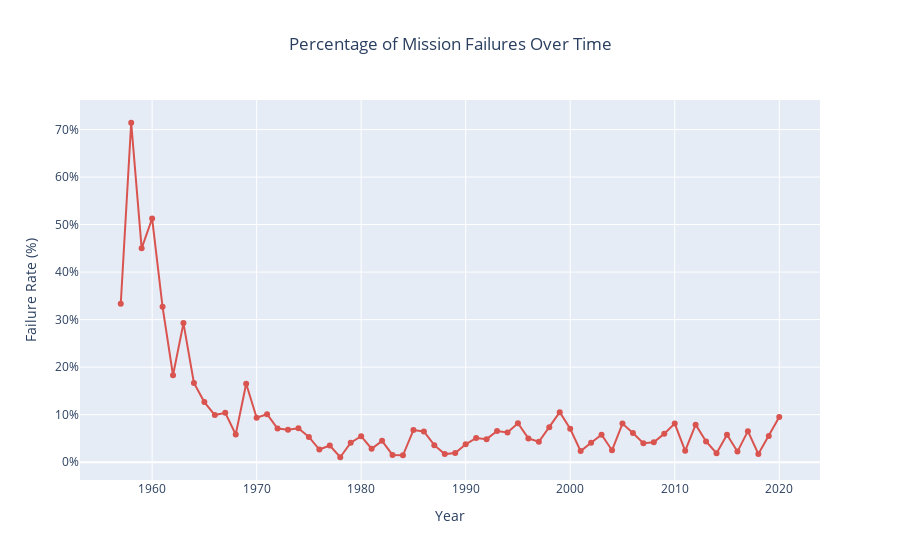

Notebook code for this chart:
### Markdown cell above
## Percentage of Failures over Time

Did failures go up or down over time? 

Did the countries get better at minimising risk and improving their chances of success over time?

### Code cell
df['Year'] = df['Date'].dt.year

total_launches_yearly = df['Year'].value_counts().sort_index()

### Figure 1 — Plotly figure (JSON) as saved in the notebook; plotly's stock layout.template omitted (floating-point values rounded to 4 significant figures)
{"data": [{"line": {"color": "#d9534f", "width": 2}, "mode": "lines+markers", "name": "Failure Rate", "type": "scatter", "x": [1957, 1958, 1959, 1960, 1961, 1962, 1963, 1964, 1965, 1966, 1967, 1968, 1969, 1970, 1971, 1972, 1973, 1974, 1975, 1976, 1977, 1978, 1979, 1980, 1981, 1982, 1983, 1984, 1985, 1986, 1987, 1988, 1989, 1990, 1991, 1992, 1993, 1994, 1995, 1996, 1997, 1998, 1999, 2000, 2001, 2002, 2003, 2004, 2005, 2006, 2007, 2008, 2009, 2010, 2011, 2012, 2013, 2014, 2015, 2016, 2017, 2018, 2019, 2020], "y": [33.33, 71.43, 45.0, 51.28, 32.69, 18.29, 29.27, 16.67, 12.64, 9.901, 10.38, 5.825, 16.5, 9.346, 10.08, 7.071, 6.796, 7.143, 5.31, 2.655, 3.509, 1.031, 4.082, 5.455, 2.817, 4.478, 1.515, 1.449, 6.757, 6.452, 3.571, 1.695, 1.923, 3.75, 5.085, 4.839, 6.557, 6.25, 8.197, 5.0, 4.286, 7.353, 10.53, 7.018, 2.326, 4.082, 5.769, 2.5, 8.108, 6.122, 4.0, 4.167, 6.0, 8.108, 2.381, 7.895, 4.348, 1.887, 5.769, 2.222, 6.522, 1.709, 5.505, 9.524]}], "layout": {"title": {"text": "Percentage of Mission Failures Over Time", "x": 0.5}, "xaxis": {"title": {"text": "Year"}}, "yaxis": {"ticksuffix": "%", "title": {"text": "Failure Rate (%)"}}}}
